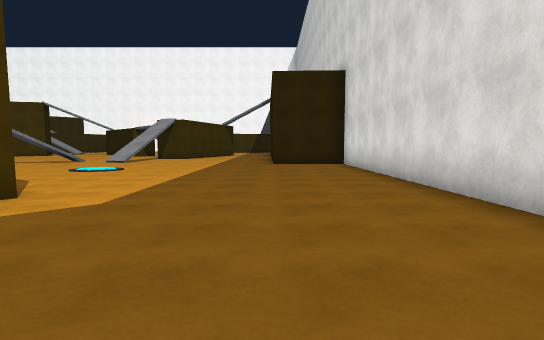
[1] (above)

24 first-person views from a walk through a Unity game level. The camera is 1.3 m above the floor, tilts 4° down and sees 75° across. The floor is counted in squares, 2 m on a side. Each view is taken from the middle of a square. On the plan, view 1 faces up. The plan holds only what a view shows up to about 10 squares ahead; the rest is blank. The place goes on beyond the plan. The player character is not drawn. Surface patterns are stand-ins for the level's own textures.

[2]
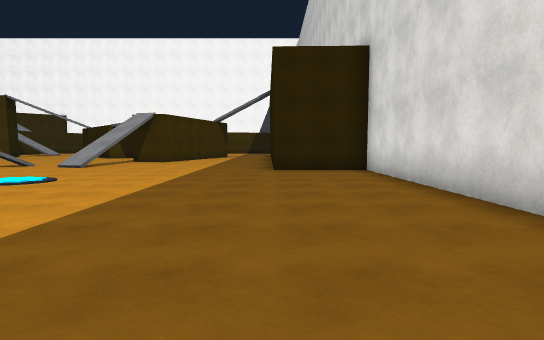

[3]
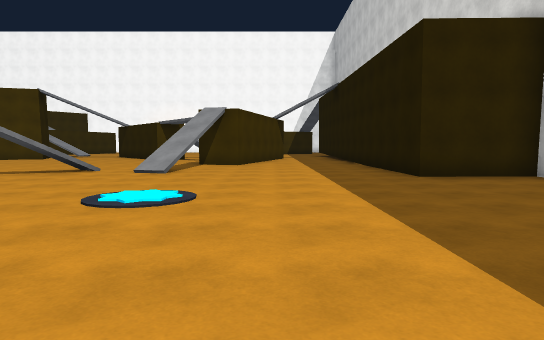

[4]
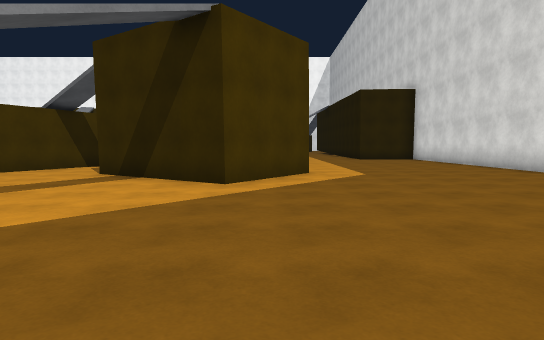

[5]
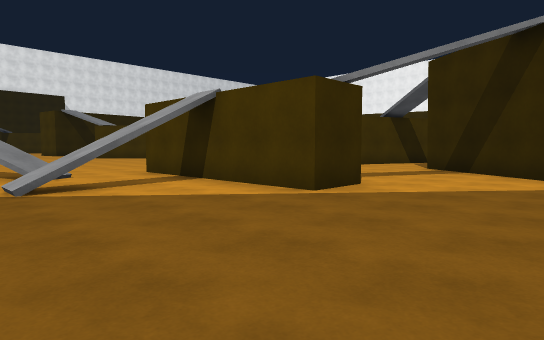

[6]
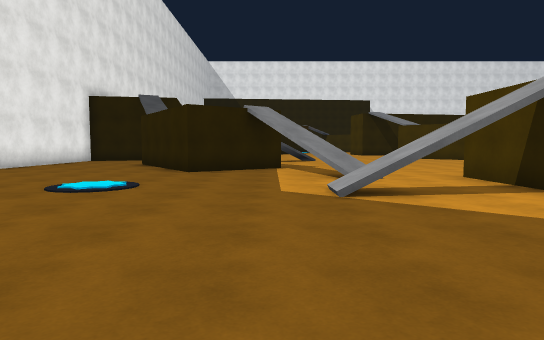

[7]
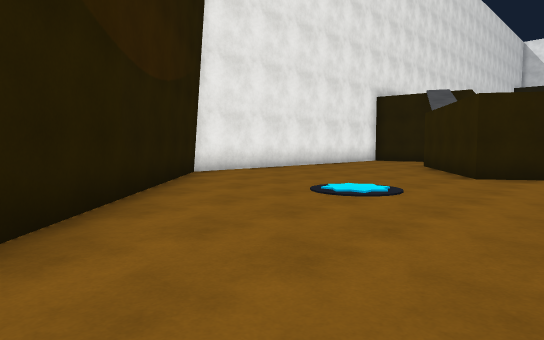

[8]
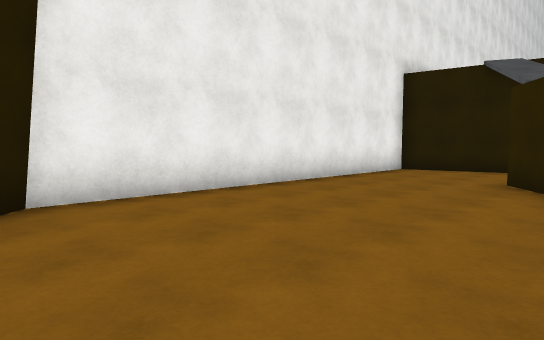

[9]
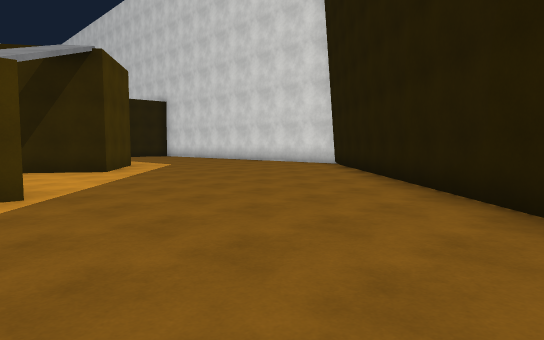

[10]
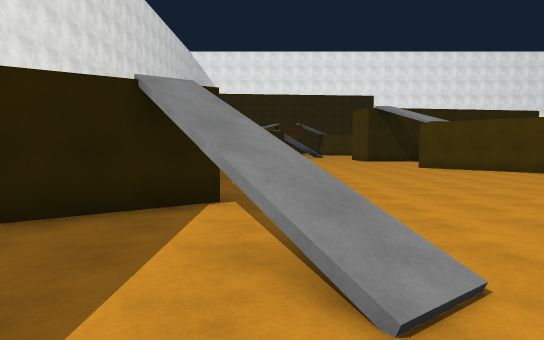

[11]
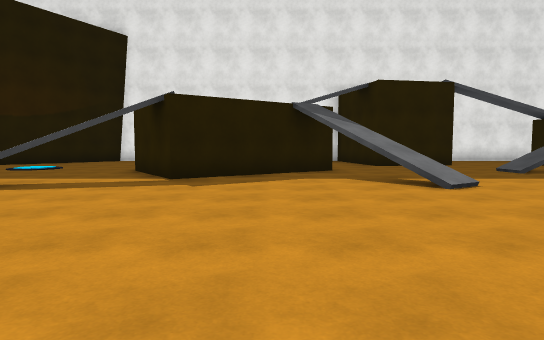

[12]
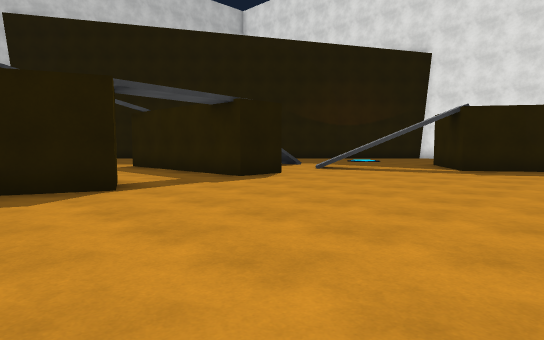

[13]
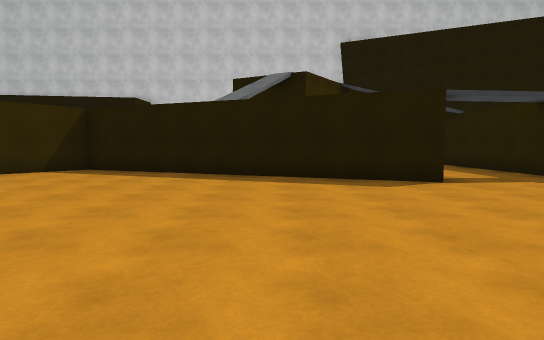

[14]
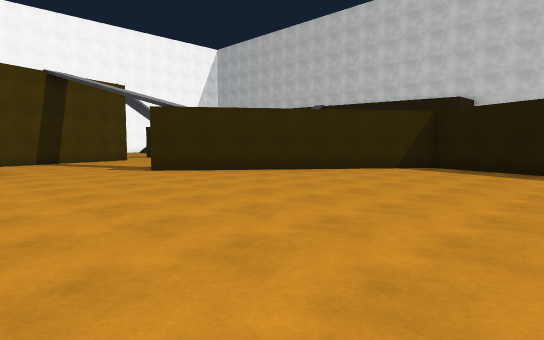

[15]
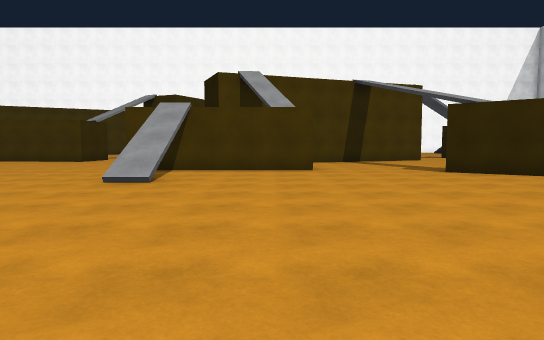

[16]
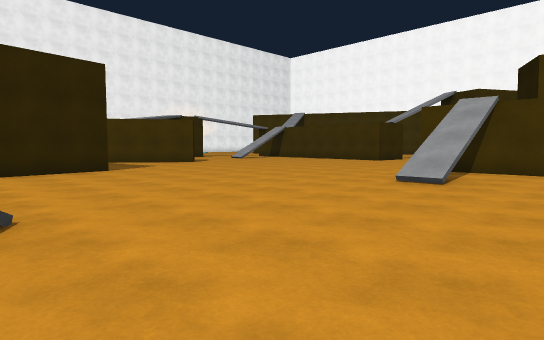

[17]
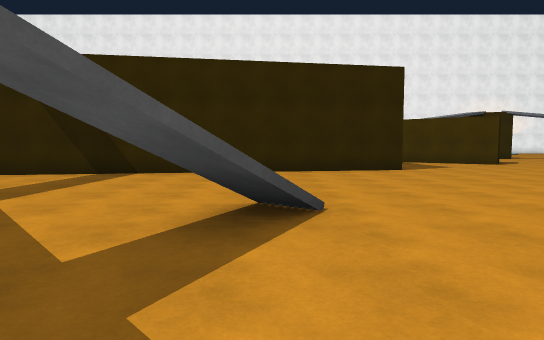

[18]
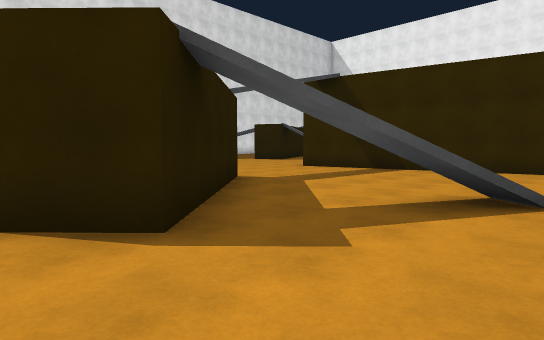

[19]
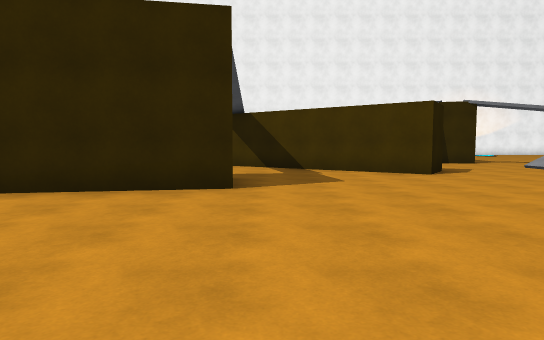

[20]
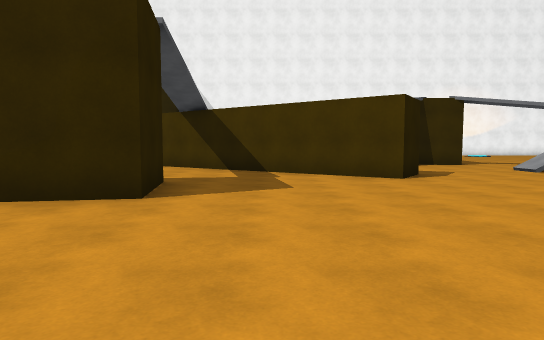

[21]
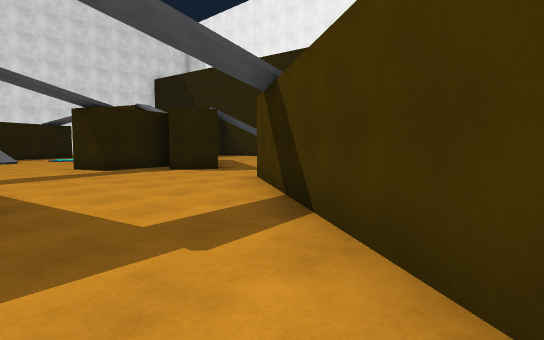

[22]
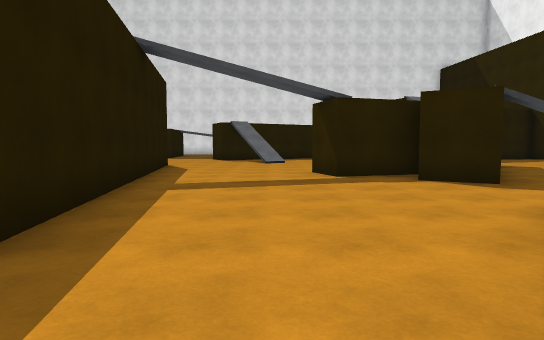

[23]
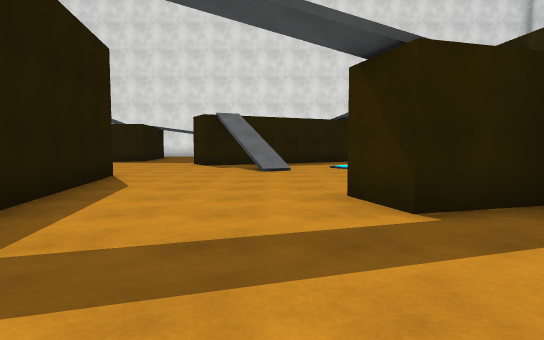

[24]
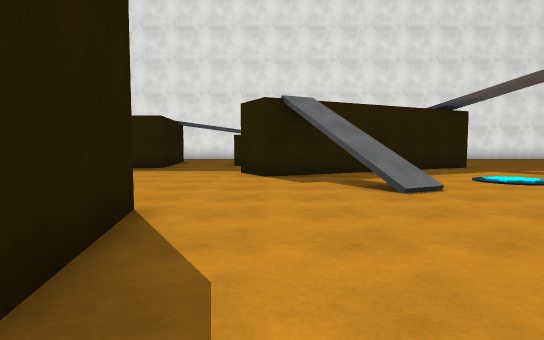

### Floor plan
Points are (right, up) in squares from view 1. A wall is a line through its corners. A room is listed if a view was taken in it or the views show most of it. See-through windows are left out.
Room 1 (views 1, 2, 3, 4, 5, 6, 7, 8, 9, 10)
walls: (-7.2, -0.7) (-7.1, -2) (-12.2, -2.1); (-3.1, 4.4) (-4.8, 1.9) (-7.9, 4); (-9.8, 6.1) (-10.5, 4.3); (-12.3, -0.8) (-8.5, -0.7); (-4.1, -6.5) (0.7, -1.5); (-11.8, -4.8) (-13.2, -5.7); (2.5, 3.1) (2.5, 12.3) (0.1, 12.3) (0, 15); (-14.4, -6.7) (-13.5, -8) (-17, -10.4); (-7.9, 13.2) (-8.5, 12.4); (-20.1, -10.9) (-19.7, -13.5) (-10.8, -13.5) (-6.3, -8.8)
ways out: opening at (-18.5, -10.5) to room 2; opening at (-14, -6) to room 2; opening at (-12, -3.5) to room 2; opening at (-12, 0.5) to room 2; opening at (-7, 13)
Room 2 (views 11, 12, 13, 14, 15, 16, 17, 18, 19, 20, 21, 22, 23, 24)
walls: (-23.8, 1.2) (-20.3, 4.6) (-19.3, 3.6); (-29.6, -0.6) (-31.2, 8.8); (-31.3, 9.1) (-29.3, 9.4) (-27.7, 0); (-27.7, -7) (-27, -7); (-36.3, 3.1) (-34.3, 3.7) (-34, 2.4); (-18.6, -8.1) (-15.1, -5.7) (-14.4, -6.7); (-11.6, 1.5) (-12.8, 2) (-9.6, 9.9) (-15.9, 14.6); (-12.2, -2.1) (-12.3, -0.8); (-36.9, 5.1) (-35.7, 4.4); (-31.8, 13.5) (-36, 7.5); (-18.9, 15.2) (-23.9, 15.2); (-36.1, -7) (-30.9, -4.3) (-30.2, -5.5)
ways out: opening at (-18.5, -10.5) to room 1; opening at (-14, -6) to room 1; opening at (-12, -3.5) to room 1; opening at (-12, 0.5) to room 1; opening at (-37.5, -6); opening at (-36.5, 6.5); opening at (-32.5, 15.5)

Where each view was taken, in squares from view 1:
view 1: 0 up, 0 right, facing up
view 2: 3 up, 0 right, facing up
view 3: 5 up, 3 left, facing up
view 4: 4 down, 4 left, facing up
view 5: 6 down, 4 left, facing up-left
view 6: 6 down, 5 left, facing left
view 7: 6 down, 6 left, facing down-left
view 8: 9 down, 10 left, facing down-left
view 9: 7 down, 8 left, facing up-right
view 10: 5 down, 10 left, facing left
view 11: 1 up, 17 left, facing down
view 12: 4 up, 18 left, facing down-right
view 13: 5 up, 19 left, facing right
view 14: 6 up, 20 left, facing up-right
view 15: 6 up, 20 left, facing up
view 16: 6 up, 20 left, facing up-left
view 17: 6 up, 20 left, facing left
view 18: 7 up, 19 left, facing down-left
view 19: 10 up, 24 left, facing left
view 20: 11 up, 25 left, facing left
view 21: 13 up, 31 left, facing down-left
view 22: 11 up, 33 left, facing down
view 23: 7 up, 33 left, facing down
view 24: 3 up, 31 left, facing down
